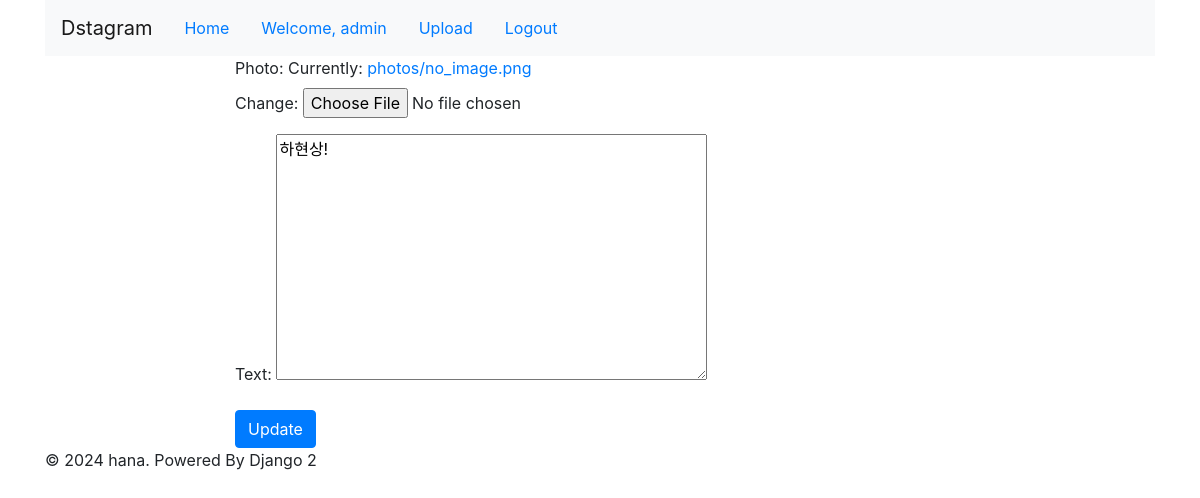
/update/1/ (signed in), run on an earlier commit of the app's database.
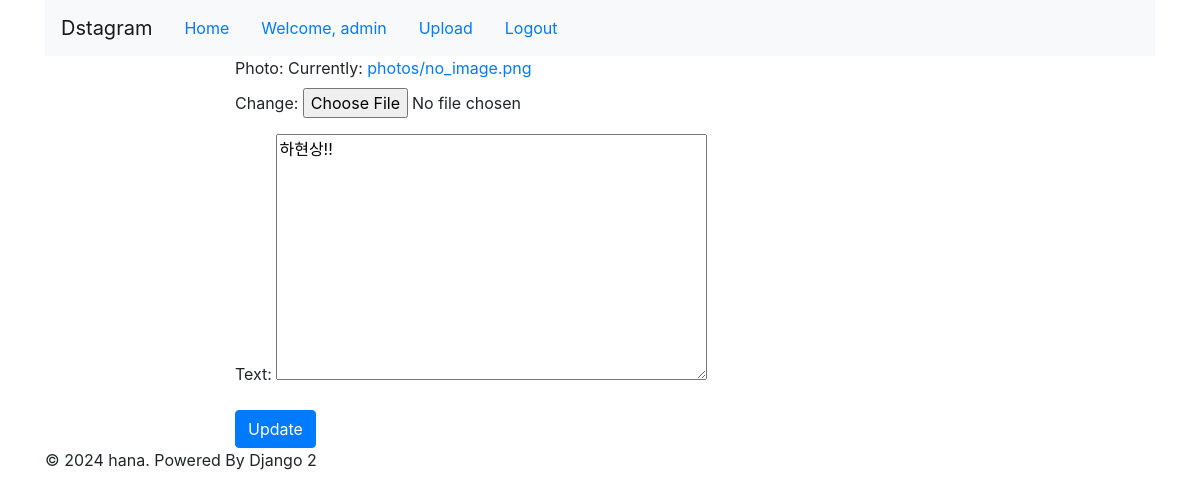
And on a later commit of the database.
### photo/models.py (models this page shows, shortened)
class Photo(models.Model):
    author = models.ForeignKey(User, on_delete=models.CASCADE, related_name='user_photos')
    photo = models.ImageField(upload_to='photos/%Y/%m/%d', default='photos/no_image.png')
    text = models.TextField()
    created = models.DateTimeField(auto_now_add=True)
    updated = models.DateTimeField(auto_now=True)
    class Meta:
        ordering = ['-updated']

### photo/views.py (the view)
# urls.py: path('update/<int:pk>/', PhotoUpdateView.as_view(), name='photo_update'),
class PhotoUpdateView(LoginRequiredMixin, UpdateView):
    model = Photo
    fields = ['photo', 'text']
    template_name = 'photo/update.html'

### photo/templates/photo/update.html (shortened to what this page needs)
{% extends 'base.html' %}
{% block content %}
<div class="row">
  <div class="col-md-2"></div>
  <div class="col-md-8 panel panel-default">
    <form action="" method="post" enctype="multipart/form-data">
      {{form.as_p}}
      <input type="submit" class="btn btn-primary" value="Update">
    </form>
  </div>
  <div class="col-md-2"></div>
</div>
{% endblock %}

### photo/templates/base.html (shortened to what this page needs)
<!DOCTYPE html>
<html lang="en">
<head>
    <link rel="stylesheet" href="https://stackpath.bootstrapcdn.com/bootstrap/4.1.3/css/bootstrap.min.css">
</head>
<body>
<div class="container">
    <header class="header clearfix">
        <nav class="navbar navbar-expand-lg navbar-light bg-light">
            <a class="navbar-brand" href="/">Dstagram</a>
            <ul class="nav">
                <li class="nav-item">
                    <a href="/" class="active nav-link">Home</a>
                </li>
                {% if user.is_authenticated %}
                <li class="nav-item">
                    <a href="#" class="nav-link">Welcome, {{user.get_username}}</a>
                </li>
                <li class="nav-item">
                    <a href="{% url 'photo:photo_upload' %}" class="nav-link">Upload</a>
                </li>
                <li class="nav-item"><a href="{% url 'logout' %}" class="nav-link">Logout</a></li>
                {% else %}
                <li class="nav-item"><a href="{% url 'login' %}" class="nav-link">Login</a></li>
                <li class="nav-item"><a href="{% url 'register' %}" class="nav-link">Signup</a></li>
                {% endif %}
            </ul>
        </nav>
    </header>
    {% block content %}
    {% endblock %}
    <footer class="footer">
        <p>&copy; 2024 hana. Powered By Django 2</p>
    </footer>
</div>
</body>
</html>

What changed in the data, as far as the page shows it:
changed Photo: text "하현상!" → "하현상!!"
